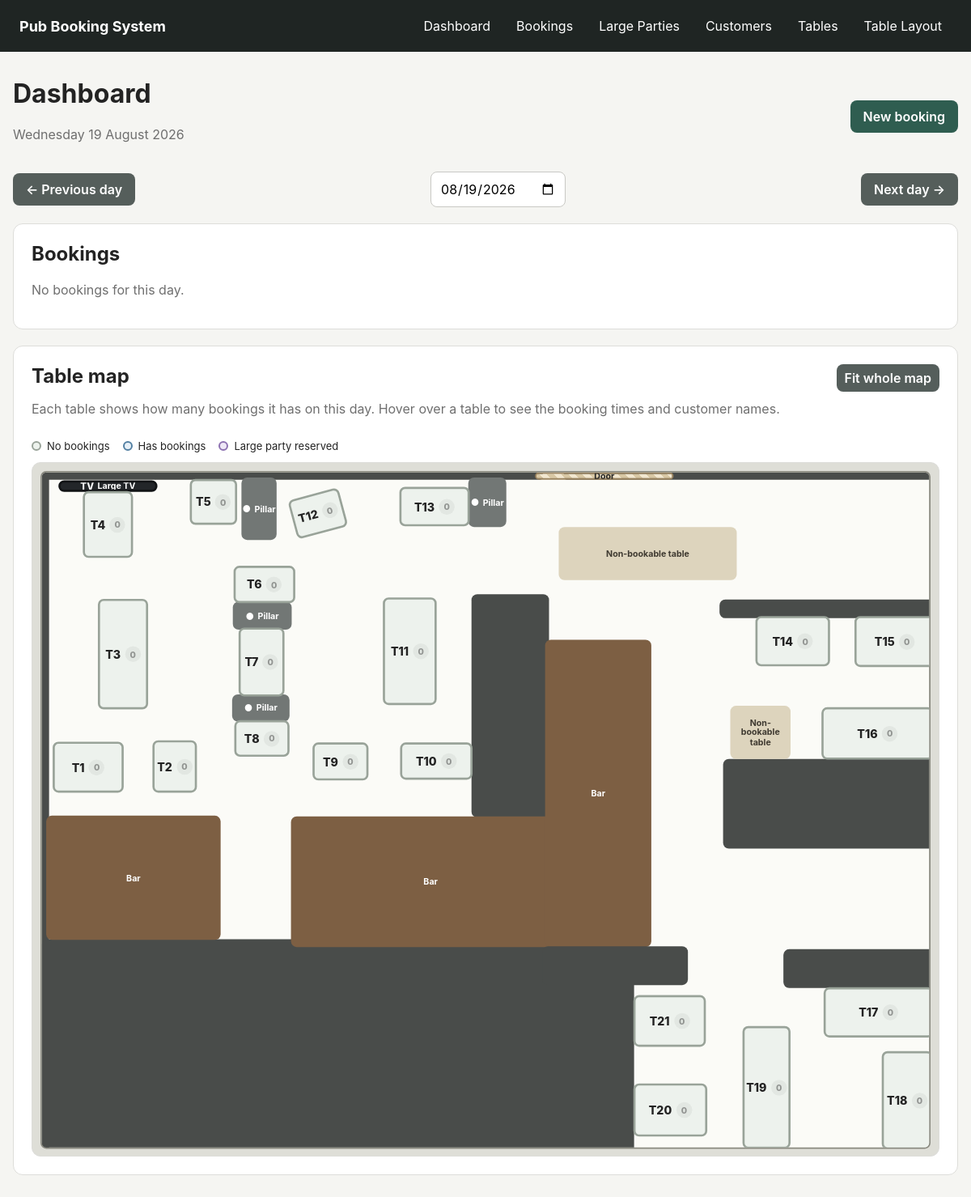
The page / on the database its author committed.
### app/models.py (models this page shows)
class FloorPlanObject(db.Model):
    id = db.Column(db.Integer, primary_key=True)
    object_type = db.Column(db.String(40), nullable=False, index=True)
    label = db.Column(db.String(120))
    x_position = db.Column(db.Float, nullable=False, default=80)
    y_position = db.Column(db.Float, nullable=False, default=80)
    layout_width = db.Column(db.Float, nullable=False, default=100)
    layout_height = db.Column(db.Float, nullable=False, default=60)
    layout_rotation = db.Column(db.Float, nullable=False, default=0)
    layout_shape = db.Column(
        db.String(20),
        nullable=False,
        default="rectangle"
    )
    z_index = db.Column(db.Integer, nullable=False, default=1)
    area_id = db.Column(db.Integer, db.ForeignKey("area.id"))
    area = db.relationship("Area")

class PubTable(db.Model):
    id = db.Column(db.Integer, primary_key=True)
    number = db.Column(db.String(20), nullable=False, unique=True, index=True)
    capacity = db.Column(db.Integer, nullable=False)
    area_id = db.Column(db.Integer, db.ForeignKey("area.id"), nullable=False)
    near_tv = db.Column(db.Boolean, default=False)
    has_bench = db.Column(db.Boolean, default=False)
    accessible = db.Column(db.Boolean, default=False)
    unsuitable_for_food = db.Column(db.Boolean, default=False)
    active = db.Column(db.Boolean, default=True)
    x_position = db.Column(db.Float, default=40)
    y_position = db.Column(db.Float, default=40)
    layout_width = db.Column(db.Float, default=90)
    layout_height = db.Column(db.Float, default=60)
    layout_shape = db.Column(db.String(20), default="rectangle")
    layout_rotation = db.Column(db.Float, default=0)
    area = db.relationship("Area", back_populates="tables")
    booking_links = db.relationship(
        "BookingTable",
        back_populates="table",
        cascade="all, delete-orphan"
    )

### app/routes.py (the view, shortened to what this page needs)
@main.route("/")
def dashboard():
    selected_text = request.args.get("date")
    try:
        selected_date = (
            datetime.strptime(selected_text, "%Y-%m-%d").date()
            if selected_text
            else date.today()
        )
    except ValueError:
        selected_date = date.today()
    bookings = db.session.scalars(
        db.select(Booking)
        .where(
            Booking.booking_date == selected_date,
            Booking.status != "Cancelled",
        )
        .order_by(Booking.booking_time)
    ).all()
    repeat_target_date, repeat_prompts = repeat_prompts_for_dashboard(
        selected_date
    )
    reminders = db.session.scalars(
        db.select(InquiryReminder)
        .where(
            InquiryReminder.reminder_date == selected_date,
            InquiryReminder.completed.is_(False),
        )
        .order_by(
            InquiryReminder.reminder_kind.desc(),
            InquiryReminder.id,
        )
    ).all()
    dashboard_large_parties = db.session.scalars(
        db.select(LargePartyInquiry)
        .where(
            LargePartyInquiry.event_date == selected_date,
            LargePartyInquiry.status != "Cancelled",
        )
        .order_by(
            LargePartyInquiry.event_time.is_(None),
            LargePartyInquiry.event_time,
            LargePartyInquiry.customer_name,
        )
    ).all()
    floor_objects = db.session.scalars(
        db.select(FloorPlanObject)
        .order_by(FloorPlanObject.z_index, FloorPlanObject.id)
    ).all()
    floor_settings = db.session.scalar(
        db.select(FloorPlanSetting).where(
            FloorPlanSetting.name == "main"
        )
    )
    dashboard_tables = db.session.scalars(
        db.select(PubTable)
        .where(PubTable.active.is_(True))
        .order_by(*table_order_clause())
    ).all()
    dashboard_table_bookings = {
        str(table.id): []
        for table in dashboard_tables
    }
    dashboard_large_party_tables = {}
    dashboard_large_party_area_ids = set()
    return render_template(
        "dashboard.html",
        bookings=bookings,
        selected_date=selected_date,
        previous_date=selected_date - timedelta(days=1),
        next_date=selected_date + timedelta(days=1),
        repeat_target_date=repeat_target_date,
        repeat_prompts=repeat_prompts,
        reminders=reminders,
        floor_objects=floor_objects,
        floor_settings=floor_settings,
        dashboard_tables=dashboard_tables,
        dashboard_table_bookings=dashboard_table_bookings,
        dashboard_large_parties=dashboard_large_parties,
        dashboard_large_party_tables=dashboard_large_party_tables,
        dashboard_large_party_area_ids=list(dashboard_large_party_area_ids),
    )

### app/templates/dashboard.html (shortened to what this page needs)
{% extends "base.html" %}
{% block content %}
<div class="page-heading">
    <div>
        <h1>Dashboard</h1>
        <p>{{ selected_date.strftime("%A %d %B %Y") }}</p>
    </div>
    <a class="button" href="{{ url_for('main.new_booking') }}">New booking</a>
</div>
<div class="date-nav">
    <a class="button secondary"
       href="{{ url_for('main.dashboard', date=previous_date.isoformat()) }}">
        ← Previous day
    </a>
    <form method="get">
        <input type="date"
               name="date"
               value="{{ selected_date.isoformat() }}"
               onchange="this.form.submit()">
    </form>
    <a class="button secondary"
       href="{{ url_for('main.dashboard', date=next_date.isoformat()) }}">
        Next day →
    </a>
</div>
<div class="card">
    <h2>Bookings</h2>
    {% if bookings %}
        <div class="booking-list">
            {% for booking in bookings %}
                {% set booking_end_minutes = booking.duration_minutes %}
                <div class="booking-row dashboard-booking-row"
                     data-booking-id="{{ booking.id }}"
                     data-booking-date="{{ booking.booking_date.isoformat() }}"
                     data-start-time="{{ booking.booking_time.strftime('%H:%M') }}"
                     data-duration="{{ booking.duration_minutes }}"
                     data-completed="{{ '1' if booking.status == 'Completed' else '0' }}">
                    <div class="dashboard-booking-time">
                        <strong>{{ booking.booking_time.strftime("%H:%M") }}</strong>
                        <span class="dashboard-booking-state-label">
                            {% if booking.status == "Completed" %}
                                Finished
                            {% else %}
                                Upcoming
                            {% endif %}
                        </span>
                    </div>
                    <div class="dashboard-booking-main">
                        <strong>{{ booking.customer.name }}</strong>
                        <div class="dashboard-booking-full-details">
                            <div class="muted">
                                {{ booking.party_size }} people
                                {% if booking.number_of_children %}
                                    · {{ booking.number_of_children }} under 13
                                {% endif %}
                                · {% if booking.is_eating_food %}Eating{% else %}Drinks only{% endif %}
                                · {{ booking.duration_minutes // 60 }}h
                                {% if booking.duration_minutes % 60 %}
                                    {{ booking.duration_minutes % 60 }}m
                                {% endif %}
                            </div>
                        </div>
                    </div>
                    <div class="dashboard-booking-tables">
                        {% for table in booking.tables %}
                            <span class="badge">T{{ table.number }}</span>
                        {% endfor %}
                    </div>
                    <div class="dashboard-booking-actions">
                        <form method="post"
                              class="finish-booking-form"
                              action="{{ url_for('main.finish_booking', booking_id=booking.id) }}">
                            <button class="button booking-finished-button"
                                    type="submit">
                                They've left
                            </button>
                        </form>
                        <a class="small-link dashboard-booking-edit"
                           href="{{ url_for('main.edit_booking', booking_id=booking.id) }}">
                            Edit
                        </a>
                    </div>
                </div>
            {% endfor %}
        </div>
    {% else %}
        <p class="muted">No bookings for this day.</p>
    {% endif %}
</div>
<div class="card dashboard-floor-card">
    <div class="dashboard-floor-heading">
        <div>
            <h2>Table map</h2>
            <p class="muted">
                Each table shows how many bookings it has on this day.
                Hover over a table to see the booking times and customer names.
            </p>
        </div>
        <button type="button"
                class="button secondary compact-button"
                id="dashboard-map-fit">
            Fit whole map
        </button>
    </div>
    <div class="dashboard-map-legend">
        <span class="dashboard-map-key">
            <span class="dashboard-map-dot no-bookings-dot"></span>
            No bookings
        </span>
        <span class="dashboard-map-key">
            <span class="dashboard-map-dot has-bookings-dot"></span>
            Has bookings
        </span>
        <span class="dashboard-map-key">
            <span class="dashboard-map-dot large-party-dot"></span>
            Large party reserved
        </span>
    </div>
    <div class="dashboard-floor-shell"
         id="dashboard-floor-shell">
        <div class="dashboard-floor-zoom-surface"
             id="dashboard-floor-zoom-surface">
            <div class="dashboard-floor-stage"
                 id="dashboard-floor-stage"
                 style="
                    width: {{ floor_settings.canvas_width if floor_settings else 1200 }}px;
                    height: {{ floor_settings.canvas_height if floor_settings else 760 }}px;
                 ">
                {% for floor_object in floor_objects %}
                    <div class="dashboard-floor-object
                                object-{{ floor_object.object_type }}
                                shape-{{ floor_object.layout_shape or 'rectangle' }}
                                {% if floor_object.object_type == "area" and floor_object.area_id and floor_object.area_id in dashboard_large_party_area_ids %}dashboard-large-party-area{% endif %}"
                         style="
                            left: {{ floor_object.x_position }}px;
                            top: {{ floor_object.y_position }}px;
                            width: {{ floor_object.layout_width }}px;
                            height: {{ floor_object.layout_height }}px;
                            transform: rotate({{ floor_object.layout_rotation or 0 }}deg);
                            z-index: {{ floor_object.z_index or 1 }};
                         ">
                        <div class="floor-object-content">
                            {% if floor_object.object_type == "tv" %}
                                <span class="floor-icon">TV</span>
                            {% elif floor_object.object_type == "pillar" %}
                                <span class="floor-icon">●</span>
                            {% endif %}
                            <span class="floor-object-label">
                                {{ floor_object.label }}
                            </span>
                        </div>
                    </div>
                {% endfor %}
                {% for table in dashboard_tables %}
                    {% set table_bookings = dashboard_table_bookings.get(table.id|string, []) %}
                    {% set table_large_parties = dashboard_large_party_tables.get(table.id|string, []) %}
                    <button type="button"
                            class="dashboard-map-table
                                   shape-{{ table.layout_shape or 'rectangle' }}
                                   {% if table_large_parties %}dashboard-table-large-party{% elif table_bookings %}dashboard-table-has-bookings{% else %}dashboard-table-empty{% endif %}"
                            data-table-id="{{ table.id }}"
                            data-table-number="{{ table.number }}"
                            aria-label="Table {{ table.number }}, {{ table_bookings|length }} bookings"
                            style="
                                left: {{ table.x_position or 40 }}px;
                                top: {{ table.y_position or 40 }}px;
                                width: {{ table.layout_width or 90 }}px;
                                height: {{ table.layout_height or 60 }}px;
                                transform: rotate({{ table.layout_rotation or 0 }}deg);
                            ">
                        <span class="dashboard-map-table-number">
                            T{{ table.number }}
                        </span>
                        <span class="dashboard-map-booking-count"
                              title="{{ table_bookings|length }} normal booking{% if table_bookings|length != 1 %}s{% endif %}">
                            {{ table_bookings|length }}
                        </span>
                    </button>
                {% endfor %}
            </div>
        </div>
    </div>
</div>
{% endblock %}

### rows shown on the page
FloorPlanObject: {{ floor_object.layout_width }} 49.0 (drawn), label "Pillar"
FloorPlanObject: {{ floor_object.layout_width }} 82.0 (drawn), label "Pillar"
FloorPlanObject: {{ floor_object.layout_width }} 80.0 (drawn), label "Pillar"
FloorPlanObject: {{ floor_object.layout_width }} 243.0 (drawn), label "Bar"
FloorPlanObject: {{ floor_object.layout_width }} 389.0 (drawn), label "Bar"
FloorPlanObject: {{ floor_object.layout_width }} 53.0 (drawn), label "Pillar"
FloorPlanObject: {{ floor_object.layout_width }} 193.0 (drawn), label "Door"
FloorPlanObject: {{ floor_object.layout_width }} 148.0 (drawn), label "Bar"
FloorPlanObject: {{ floor_object.layout_width }} 138.0 (drawn), object_type "TV", label "Large TV"
FloorPlanObject: {{ floor_object.layout_width }} 248.0 (drawn), label "Non-bookable table"
FloorPlanObject: {{ floor_object.layout_width }} 84.0 (drawn), label "Non-bookable table"
PubTable: number "1", table_bookings "0"
PubTable: number "2", table_bookings "0"
PubTable: number "3", table_bookings "0"
PubTable: number "4", table_bookings "0"
PubTable: number "5", table_bookings "0"
PubTable: number "6", table_bookings "0"
PubTable: number "7", table_bookings "0"
PubTable: number "8", table_bookings "0"
PubTable: number "9", table_bookings "0"
PubTable: number "10", table_bookings "0"
PubTable: number "11", table_bookings "0"
PubTable: number "12", table_bookings "0"
PubTable: number "13", table_bookings "0"
PubTable: number "14", table_bookings "0"
PubTable: number "15", table_bookings "0"
PubTable: number "16", table_bookings "0"
PubTable: number "17", table_bookings "0"
PubTable: number "18", table_bookings "0"
PubTable: number "19", table_bookings "0"
PubTable: number "20", table_bookings "0"
PubTable: number "21", table_bookings "0"

### other values the page prints
{{ selected_date.strftime("%A %d %B %Y") }} "Wednesday 19 August 2026"
